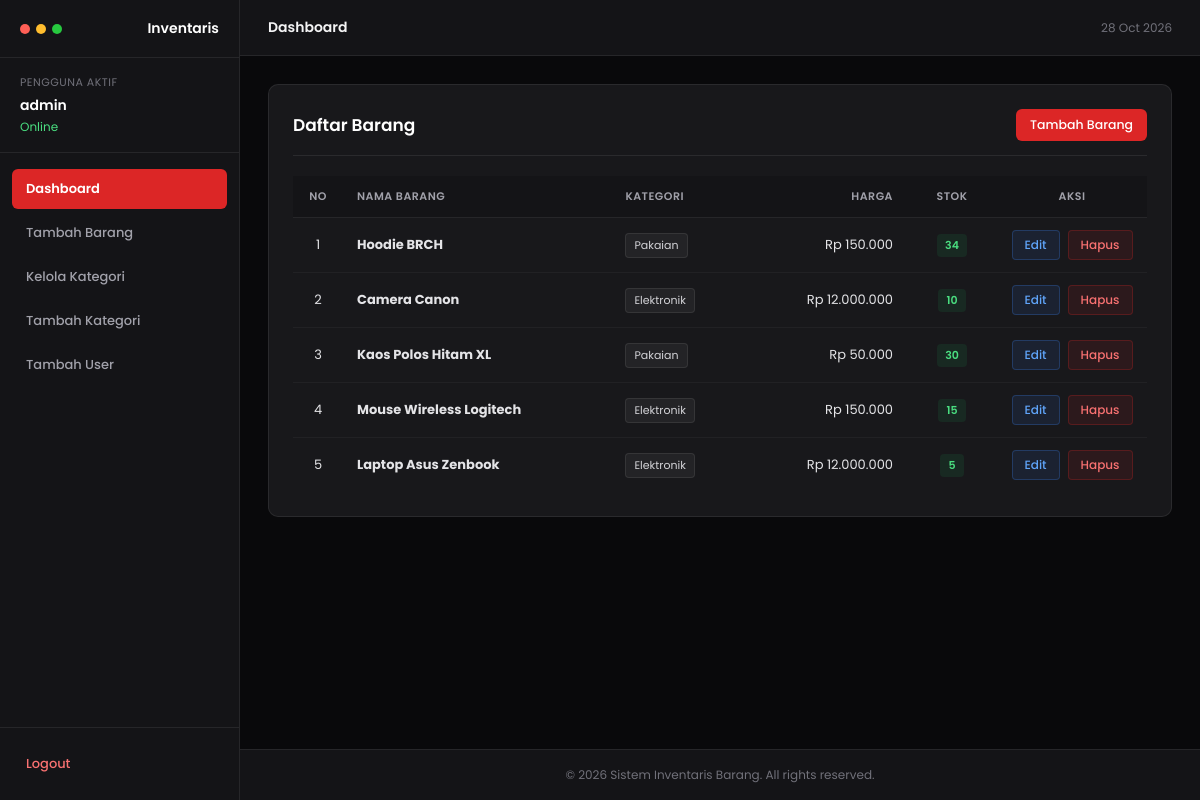
Screenshot of /dashboard.php (signed in) with the database file from the repository.
### tables this page shows
CREATE TABLE `barang` (
  `id_barang` int(11) NOT NULL,
  `id_kategori` int(11) NOT NULL,
  `nama_barang` varchar(150) NOT NULL,
  `harga` int(11) NOT NULL,
  `stok` int(11) NOT NULL
);

CREATE TABLE `kategori` (
  `id_kategori` int(11) NOT NULL,
  `nama_kategori` varchar(100) NOT NULL
);

### dashboard.php (the view, shortened to what this page needs)
<?php
include 'config/koneksi.php';
$query_barang = mysqli_query($koneksi, "SELECT barang.*, kategori.nama_kategori
                                        FROM barang
                                        LEFT JOIN kategori ON barang.id_kategori = kategori.id_kategori
                                        ORDER BY barang.id_barang DESC");
include 'layouts/header.php';
?>
<div class="container-box">
    <div class="box-header">
        <h2 class="box-title">Daftar Barang</h2>
        <a href="barang/tambah.php" class="btn-primary-sm">Tambah Barang</a>
    </div>
    <div class="table-responsive">
        <table>
            <thead>
                <tr>
                    <th style="width: 50px;" class="text-center">No</th>
                    <th>Nama Barang</th>
                    <th>Kategori</th>
                    <th class="text-right">Harga</th>
                    <th class="text-center" style="width: 90px;">Stok</th>
                    <th class="text-center" style="width: 150px;">Aksi</th>
                </tr>
            </thead>
            <tbody>
                <?php
                $no = 1;
                if ($query_barang && mysqli_num_rows($query_barang) > 0) {
                    while ($b = mysqli_fetch_assoc($query_barang)) {
                ?>
                <tr>
                    <td class="text-center"><?php echo $no++; ?></td>
                    <td><strong><?php echo htmlspecialchars($b['nama_barang']); ?></strong></td>
                    <td>
                        <span class="badge-category">
                            <?php echo $b['nama_kategori'] ? htmlspecialchars($b['nama_kategori']) : '-'; ?>
                        </span>
                    </td>
                    <td class="text-right">Rp <?php echo number_format($b['harga'], 0, ',', '.'); ?></td>
                    <td class="text-center">
                        <span class="badge-stock <?php echo ($b['stok'] <= 0) ? 'badge-stock-empty' : ''; ?>">
                            <?php echo (int)$b['stok']; ?>
                        </span>
                    </td>
                    <td class="text-center">
                        <div class="action-group">
                            <a href="barang/edit.php?id=<?php echo $b['id_barang']; ?>" class="btn-edit">Edit</a>
                            <a href="barang/hapus.php?id=<?php echo $b['id_barang']; ?>" class="btn-hapus" onclick="return confirm('Yakin ingin menghapus barang ini?')">Hapus</a>
                        </div>
                    </td>
                </tr>
                <?php
                    }
                } ?>
            </tbody>
        </table>
    </div>
</div>
<?php include 'layouts/footer.php'; ?>

### layouts/header.php (style rules this page uses)
:root { --bg-body: #09090b; --bg-card: #18181b; --bg-sidebar: #141417; --bg-input: #121215; --border-color: rgba(255, 255, 255, 0.08); --primary-red: #dc2626; --primary-red-hover: #b91c1c; --text-main: #f4f4f5; --text-muted: #a1a1aa; --text-dim: #71717a; --sidebar-width: 240px; }
* { box-sizing: border-box; font-family: 'Poppins', sans-serif; margin: 0; padding: 0; }
body { background-color: var(--bg-body); color: var(--text-main); min-height: 100vh; }
.container-box { background: var(--bg-card); border: 1px solid var(--border-color); border-radius: 10px; padding: 24px; margin-bottom: 24px; }
.box-header { display: flex; justify-content: space-between; align-items: center; margin-bottom: 20px; padding-bottom: 14px; border-bottom: 1px solid var(--border-color); }
.box-title { font-size: 17px; font-weight: 600; color: #ffffff; }
.table-responsive { overflow-x: auto; width: 100%; }
table { width: 100%; border-collapse: collapse; text-align: left; }
table th { background: #141417; color: var(--text-muted); font-size: 11px; text-transform: uppercase; letter-spacing: 0.5px; font-weight: 600; padding: 12px 14px; border-bottom: 1px solid var(--border-color); }
table td { padding: 12px 14px; border-bottom: 1px solid rgba(255, 255, 255, 0.04); font-size: 13px; color: #e4e4e7; vertical-align: middle; }
table tr:last-child td { border-bottom: none; }
.text-center { text-align: center !important; }
.text-right { text-align: right !important; }
.badge-category { display: inline-block; padding: 3px 8px; background: rgba(255, 255, 255, 0.05); border: 1px solid var(--border-color); border-radius: 4px; font-size: 11px; color: #d4d4d8; }
.badge-stock { display: inline-block; padding: 3px 8px; background: rgba(34, 197, 94, 0.1); color: #4ade80; border-radius: 4px; font-size: 11px; font-weight: 600; }
.action-group { display: flex; align-items: center; justify-content: center; gap: 8px; }
.btn-edit { padding: 5px 12px; background: rgba(59, 130, 246, 0.1); color: #60a5fa; border: 1px solid rgba(59, 130, 246, 0.25); text-decoration: none; border-radius: 4px; font-size: 12px; font-weight: 500; transition: all 0.2s; }
.btn-hapus { padding: 5px 12px; background: rgba(220, 38, 38, 0.1); color: #f87171; border: 1px solid rgba(220, 38, 38, 0.25); text-decoration: none; border-radius: 4px; font-size: 12px; font-weight: 500; transition: all 0.2s; }
.btn-primary-sm { padding: 7px 14px; background: var(--primary-red); color: #ffffff; text-decoration: none; border-radius: 6px; font-size: 12.5px; font-weight: 500; transition: background-color 0.2s; }

### rows the page displays
barang: nama_barang "Hoodie BRCH", id_kategori.nama_kategori "Pakaian", harga "150.000", stok "34"
barang: nama_barang "Camera Canon", id_kategori.nama_kategori "Elektronik", harga "12.000.000", stok "10"
barang: nama_barang "Kaos Polos Hitam XL", id_kategori.nama_kategori "Pakaian", harga "50.000", stok "30"
barang: nama_barang "Mouse Wireless Logitech", id_kategori.nama_kategori "Elektronik", harga "150.000", stok "15"
barang: nama_barang "Laptop Asus Zenbook", id_kategori.nama_kategori "Elektronik", harga "12.000.000", stok "5"

### other values shown
$_SESSION['nama_user'] "admin"
